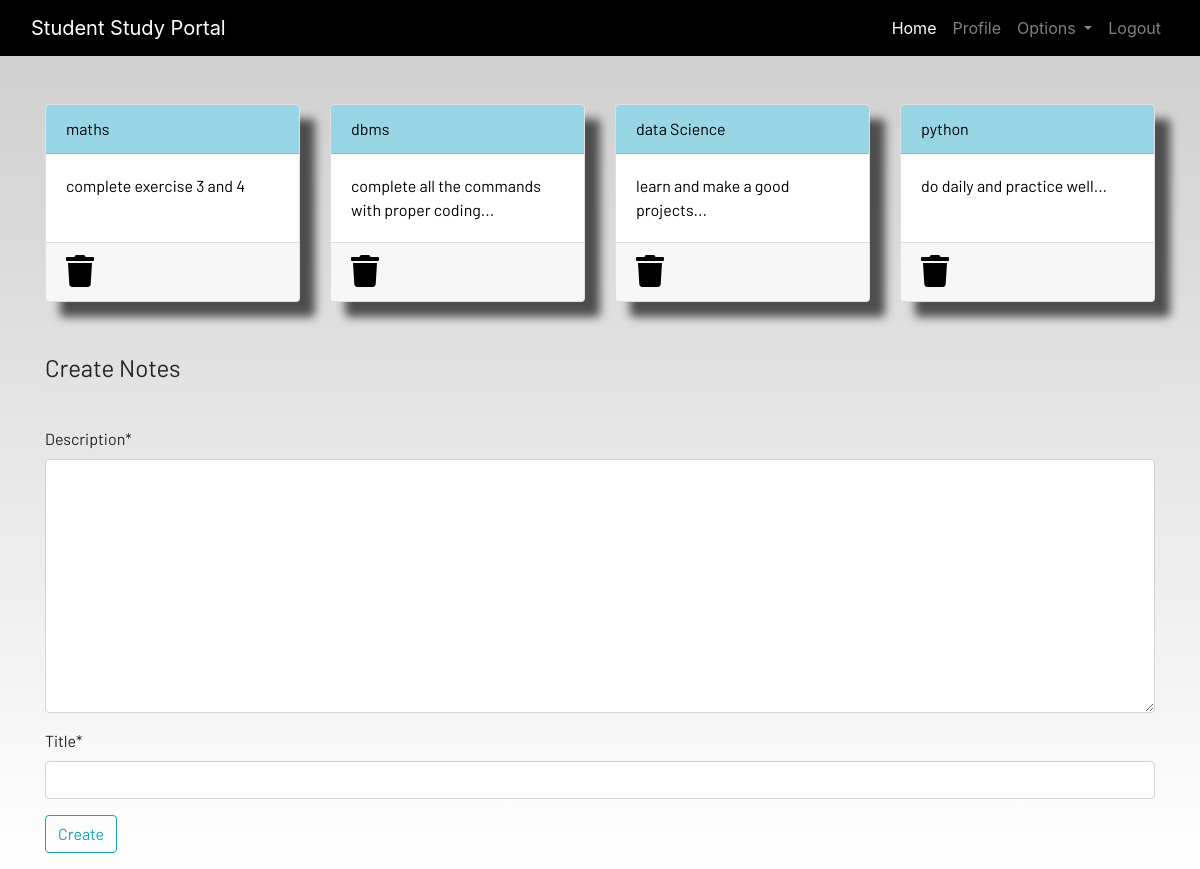
Screenshot of /notes/ (signed in) with the database file from the repository.
### dashboard/models.py (models this page shows, shortened)
class Notes(models.Model):  #This defines a new database table called Notes.
    user = models.ForeignKey(User, on_delete=models.CASCADE)
    title = models.CharField(max_length=200)
    description = models.TextField()
    class Meta:    #this is made for which django gives extra s in a admin panel so if this is not attached then it was like 'notess' but if wwe use this then thisis like 'notes'.
        verbose_name = "notes"
        verbose_name_plural = "notes"

### dashboard/views.py (the view)
# urls.py: path('notes/', views.notes, name='notes'),
@login_required
def notes(request):
    if request.method == 'POST':
        form = NoteForm(request.POST)
        if form.is_valid():
            if request.user.is_authenticated:  # Ensure user is logged in
                notes = Notes(user=request.user, title=request.POST['title'], description=request.POST['description'])
                notes.save()
                messages.success(request, f"Notes Added by {request.user.username} Successfully")
            else:
                messages.error(request, "You need to be logged in to add notes.")
                return redirect('login')  # Redirect to login if user is not authenticated
    else:
        form = NoteForm()
    if request.user.is_authenticated:
        notes = Notes.objects.filter(user=request.user)
    else:
        notes = Notes.objects.all()  # If not logged in, show all notes or handle differently
    context = {'notes': notes, 'form': form}
    return render(request, 'dashboard/notes.html', context)

### dashboard/forms.py
class NoteForm(forms.ModelForm):
    class Meta:
        model = Notes
        fields = {'title','description'}

### dashboard/templates/dashboard/notes.html (shortened to what this page needs)
{% extends 'dashboard/base.html' %}
{% load static %}
{% load crispy_forms_tags %}
{% block content %}
<div class="container">
    <div class="row">
        {% for note in notes %}
        <div class="col-md-3">
            <a href="{% url 'notes_detail' note.id %}">
                <div class="card">
                    <div class="card-header">{{ note.title }}</div>
                    <div class="card-body">{{ note.description|slice:"0-100" }}</div>
                    <div class="card-footer mt-auto ">
                        <a href="{% url 'delete_note' note.id %}">
                            <i class="fa fa-trash fa-2x"></i>
                        </a>
                    </div>
                </div>
            </a>
        </div>
        {% endfor %}
        <br><br>
    </div>
</div>
<br><br>
<div class="container">
    <form method="POST">
        <fieldset class="form-group">
            <legend class="border-bottom mb-4">Create Notes</legend>
        </fieldset>
        {{ form|crispy }}
        <div class="form-group">
            <button href="" class="btn btn-outline-info" type="submit">Create</button>
        </div>
    </form>
</div>
{% endblock %}

### dashboard/static/css/main.css (style rules this page uses)
html { scroll-behavior: smooth; height: 100%; width: 100%; }
.card { box-shadow: 15px 15px 10px rgb(78, 77, 77); }
a { text-decoration: none !important; color: black; }
.card-header { color: black !important; background: rgb(152, 214, 230) !important; transition: 0.3s ease-in; }
html, body { max-width: 100%; overflow-x: hidden; height: 100%; width: 100%; }
body { background: linear-gradient(rgba(0, 0, 0, 0.2), rgba(255, 255, 255, 0.5)); overflow-x: hidden; background-repeat: no-repeat; }
.card-header { background-color: rgb(133, 204, 231); }
.col-md-3 .card { width: 100%; height: 100%; }
.fa { color: black; }

### rows the page displays
Notes: title "maths", description "complete exercise 3 and 4"
Notes: title "dbms", description "complete all the commands with proper coding..."
Notes: title "data Science", description "learn and make a good projects..."
Notes: title "python", description "do daily and practice well..."
